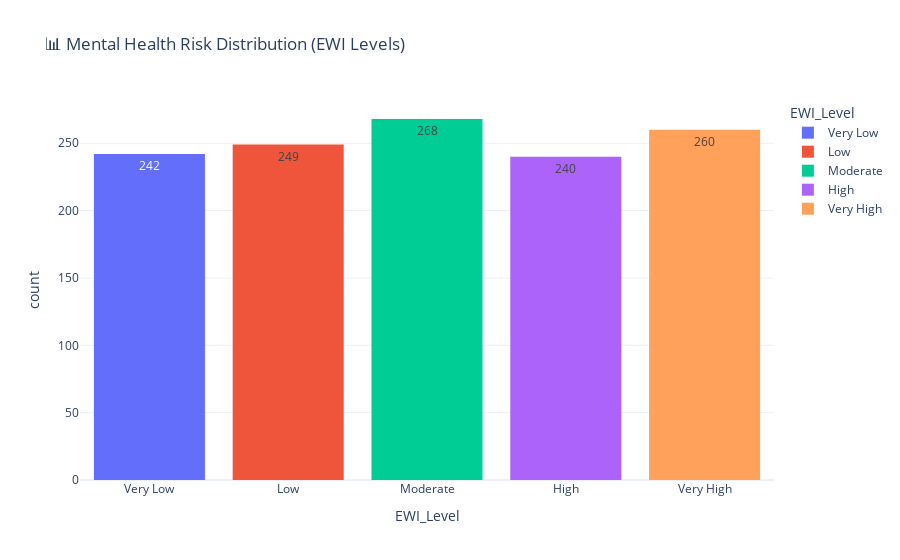
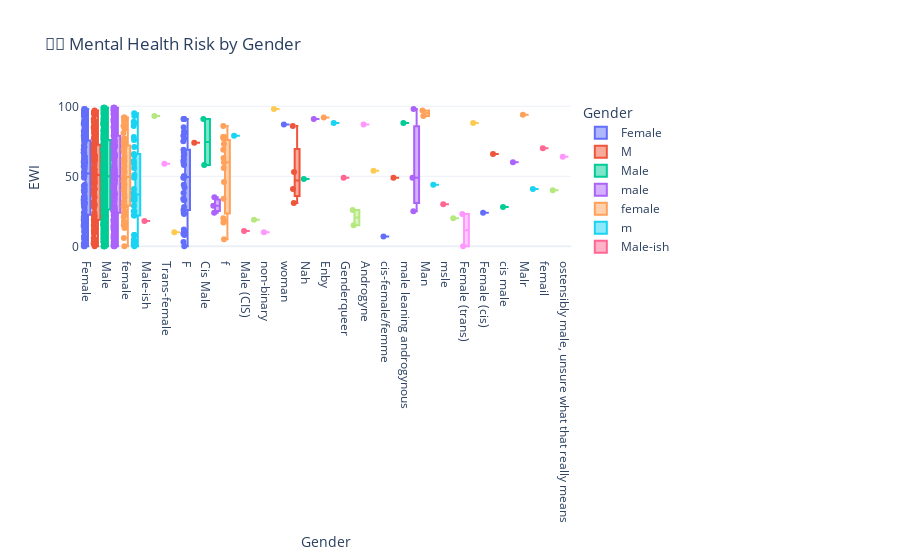
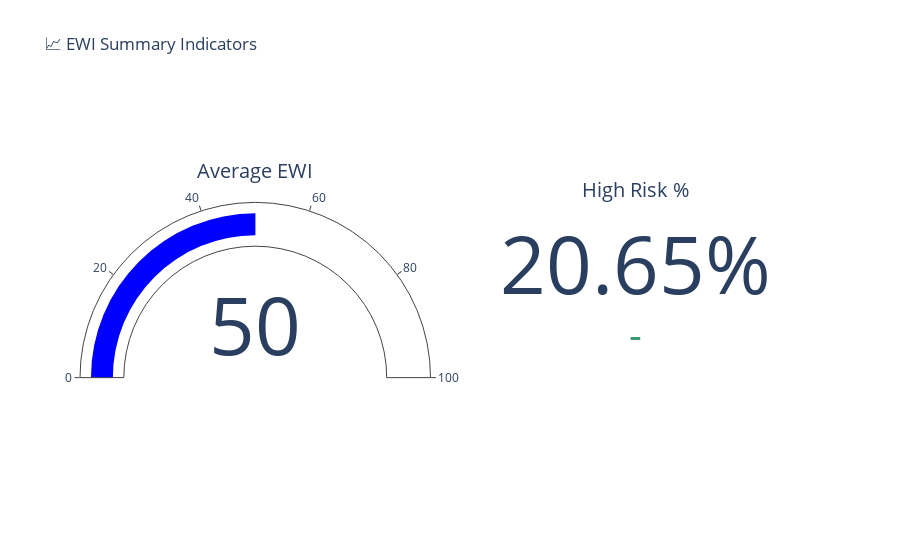

Notebook code for these charts, in order:
### Code cell
# =========================================================
# Mental Health Risk Dashboard (EWI Map)
# =========================================================

import pandas as pd
import plotly.express as px
import plotly.graph_objects as go

# --- 1️⃣ Load Data ---
# You can replace with your processed dataset or prediction output
df = df_copy.copy()  # use your dataframe (df_copy or final dataframe)

# --- 2️⃣ Create EWI and Levels (if not already created) ---
if 'EWI' not in df.columns:
    # Example: If your model gave probabilities, multiply by 100
    if 'predicted_proba' in df.columns:
        df['EWI'] = df['predicted_proba'] * 100
    else:
        import numpy as np
        df['EWI'] = np.random.randint(0, 100, len(df))  # dummy for demo

def categorize_ewi(score):
    if score < 20:
        return "Very Low"
    elif score < 40:
        return "Low"
    elif score < 60:
        return "Moderate"
    elif score < 80:
        return "High"
    else:
        return "Very High"

df['EWI_Level'] = df['EWI'].apply(categorize_ewi)

# =========================================================
# 📊 3️⃣ Summary Statistics
# =========================================================
avg_ewi = df['EWI'].mean().round(2)
high_risk_pct = (df['EWI'] >= 80).mean() * 100
low_risk_pct = (df['EWI'] < 40).mean() * 100

print("Average EWI:", avg_ewi)
print(f"High Risk Population: {high_risk_pct:.2f}%")
print(f"Low Risk Population: {low_risk_pct:.2f}%")

# =========================================================
# 📈 4️⃣ EWI Distribution Histogram
# =========================================================
fig1 = px.histogram(
    df, x='EWI_Level',
    title='📊 Mental Health Risk Distribution (EWI Levels)',
    color='EWI_Level',
    category_orders={'EWI_Level': ['Very Low','Low','Moderate','High','Very High']},
    text_auto=True
)
fig1.update_layout(bargap=0.2, template='plotly_white')
fig1.show()

# =========================================================
# 🧍 5️⃣ EWI by Gender (or any demographic)
# =========================================================
if 'Gender' in df.columns:
    fig2 = px.box(
        df, x='Gender', y='EWI', color='Gender',
        title='🧍♂️ Mental Health Risk by Gender',
        points='all'
    )
    fig2.update_layout(template='plotly_white')
    fig2.show()

# =========================================================
# 🌍 6️⃣ EWI Map by Country or State (if location available)
# =========================================================
if 'Country' in df.columns:
    fig3 = px.choropleth(
        df,
        locations='Country',
        locationmode='country names',
        color='EWI',
        hover_name='Country',
        color_continuous_scale='RdYlGn_r',
        title='🌍 Global Mental Health Risk Map (EWI)'
    )
    fig3.update_layout(template='plotly_white')
    fig3.show()

elif 'state' in df.columns:
    fig3 = px.choropleth(
        df,
        locations='state',
        locationmode='USA-states',
        color='EWI',
        scope='usa',
        hover_name='state',
        color_continuous_scale='RdYlGn_r',
        title='🗺️ State-wise Mental Health Risk (EWI)'
    )
    fig3.update_layout(template='plotly_white')
    fig3.show()

# =========================================================
# 🧩 7️⃣ KPI Dashboard (gauge indicators)
# =========================================================
fig4 = go.Figure()

fig4.add_trace(go.Indicator(
    mode="gauge+number",
    value=avg_ewi,
    title={'text': "Average EWI"},
    gauge={'axis': {'range': [0, 100]}, 'bar': {'color': "blue"}}
))

fig4.add_trace(go.Indicator(
    mode="number+delta",
    value=high_risk_pct,
    title={'text': "High Risk %"},
    number={'suffix': "%"},
    domain={'x': [0.5, 1], 'y': [0, 1]}
))

fig4.update_layout(title="📈 EWI Summary Indicators", grid={'rows': 1, 'columns': 2}, template='plotly_white')
fig4.show()

### Figure 1 — Plotly figure (JSON) as saved in the notebook; plotly's stock layout.template omitted (floating-point values rounded to 4 significant figures; data arrays with more than 128 entries replaced by an {"elided": "..."} marker saying what was removed)
{"data": [{"bingroup": "x", "hovertemplate": "EWI_Level=%{x}<br>count=%{y}<extra></extra>", "legendgroup": "Very Low", "marker": {"color": "#636efa", "pattern": {"shape": ""}}, "name": "Very Low", "orientation": "v", "showlegend": true, "texttemplate": "%{value}", "type": "histogram", "x": {"elided": "242 str values"}, "xaxis": "x", "yaxis": "y"}, {"bingroup": "x", "hovertemplate": "EWI_Level=%{x}<br>count=%{y}<extra></extra>", "legendgroup": "Low", "marker": {"color": "#EF553B", "pattern": {"shape": ""}}, "name": "Low", "orientation": "v", "showlegend": true, "texttemplate": "%{value}", "type": "histogram", "x": {"elided": "249 str values"}, "xaxis": "x", "yaxis": "y"}, {"bingroup": "x", "hovertemplate": "EWI_Level=%{x}<br>count=%{y}<extra></extra>", "legendgroup": "Moderate", "marker": {"color": "#00cc96", "pattern": {"shape": ""}}, "name": "Moderate", "orientation": "v", "showlegend": true, "texttemplate": "%{value}", "type": "histogram", "x": {"elided": "268 str values"}, "xaxis": "x", "yaxis": "y"}, {"bingroup": "x", "hovertemplate": "EWI_Level=%{x}<br>count=%{y}<extra></extra>", "legendgroup": "High", "marker": {"color": "#ab63fa", "pattern": {"shape": ""}}, "name": "High", "orientation": "v", "showlegend": true, "texttemplate": "%{value}", "type": "histogram", "x": {"elided": "240 str values"}, "xaxis": "x", "yaxis": "y"}, {"bingroup": "x", "hovertemplate": "EWI_Level=%{x}<br>count=%{y}<extra></extra>", "legendgroup": "Very High", "marker": {"color": "#FFA15A", "pattern": {"shape": ""}}, "name": "Very High", "orientation": "v", "showlegend": true, "texttemplate": "%{value}", "type": "histogram", "x": {"elided": "260 str values"}, "xaxis": "x", "yaxis": "y"}], "layout": {"bargap": 0.2, "barmode": "relative", "legend": {"title": {"text": "EWI_Level"}, "tracegroupgap": 0}, "title": {"text": "📊 Mental Health Risk Distribution (EWI Levels)"}, "xaxis": {"anchor": "y", "categoryarray": ["Very Low", "Low", "Moderate", "High", "Very High"], "categoryorder": "array", "domain": [0, 1], "title": {"text": "EWI_Level"}}, "yaxis": {"anchor": "x", "domain": [0, 1], "title": {"text": "count"}}}}

### Figure 2 — Plotly figure (JSON) as saved in the notebook; plotly's stock layout.template omitted (floating-point values rounded to 4 significant figures; data arrays with more than 128 entries replaced by an {"elided": "..."} marker saying what was removed)
{"data": [{"alignmentgroup": "True", "boxpoints": "all", "hovertemplate": "Gender=%{x}<br>EWI=%{y}<extra></extra>", "legendgroup": "Female", "marker": {"color": "#636efa"}, "name": "Female", "notched": false, "offsetgroup": "Female", "orientation": "v", "showlegend": true, "type": "box", "x": ["Female", "Female", "Female", "Female", "Female", "Female", "Female", "Female", "Female", "Female", "Female", "Female", "Female", "Female", "Female", "Female", "Female", "Female", "Female", "Female", "Female", "Female", "Female", "Female", "Female", "Female", "Female", "Female", "Female", "Female", "Female", "Female", "Female", "Female", "Female", "Female", "Female", "Female", "Female", "Female", "Female", "Female", "Female", "Female", "Female", "Female", "Female", "Female", "Female", "Female", "Female", "Female", "Female", "Female", "Female", "Female", "Female", "Female", "Female", "Female", "Female", "Female", "Female", "Female", "Female", "Female", "Female", "Female", "Female", "Female", "Female", "Female", "Female", "Female", "Female", "Female", "Female", "Female", "Female", "Female", "Female", "Female", "Female", "Female", "Female", "Female", "Female", "Female", "Female", "Female", "Female", "Female", "Female", "Female", "Female", "Female", "Female", "Female", "Female", "Female", "Female", "Female", "Female", "Female", "Female", "Female", "Female", "Female", "Female", "Female", "Female", "Female", "Female", "Female", "Female", "Female", "Female", "Female", "Female", "Female", "Female"], "x0": " ", "xaxis": "x", "y": [24, 95, 17, 18, 67, 60, 31, 58, 1, 21, 33, 11, 28, 14, 83, 17, 69, 35, 60, 95, 15, 78, 72, 94, 0, 64, 52, 0, 7, 59, 85, 71, 63, 52, 10, 79, 88, 80, 40, 77, 36, 29, 65, 70, 57, 85, 32, 20, 43, 6, 32, 67, 67, 15, 94, 52, 95, 78, 83, 79, 55, 88, 59, 61, 59, 50, 19, 62, 75, 13, 20, 81, 39, 41, 89, 39, 5, 74, 5, 98, 44, 97, 69, 17, 60, 30, 19, 82, 26, 23, 2, 89, 93, 67, 34, 43, 98, 2, 30, 49, 35, 7, 31, 77, 92, 90, 34, 15, 15, 31, 87, 53, 78, 57, 39, 20, 75, 64, 21, 28, 18], "y0": " ", "yaxis": "y"}, {"alignmentgroup": "True", "boxpoints": "all", "hovertemplate": "Gender=%{x}<br>EWI=%{y}<extra></extra>", "legendgroup": "M", "marker": {"color": "#EF553B"}, "name": "M", "notched": false, "offsetgroup": "M", "orientation": "v", "showlegend": true, "type": "box", "x": ["M", "M", "M", "M", "M", "M", "M", "M", "M", "M", "M", "M", "M", "M", "M", "M", "M", "M", "M", "M", "M", "M", "M", "M", "M", "M", "M", "M", "M", "M", "M", "M", "M", "M", "M", "M", "M", "M", "M", "M", "M", "M", "M", "M", "M", "M", "M", "M", "M", "M", "M", "M", "M", "M", "M", "M", "M", "M", "M", "M", "M", "M", "M", "M", "M", "M", "M", "M", "M", "M", "M", "M", "M", "M", "M", "M", "M", "M", "M", "M", "M", "M", "M", "M", "M", "M", "M", "M", "M", "M", "M", "M", "M", "M", "M", "M", "M", "M", "M", "M", "M", "M", "M", "M", "M", "M", "M", "M", "M", "M", "M", "M", "M", "M", "M", "M"], "x0": " ", "xaxis": "x", "y": [69, 15, 4, 19, 41, 94, 67, 65, 11, 52, 74, 95, 46, 40, 89, 65, 65, 87, 66, 77, 70, 30, 91, 61, 2, 72, 59, 19, 41, 45, 41, 64, 11, 36, 3, 56, 35, 52, 37, 6, 3, 89, 60, 49, 17, 28, 3, 21, 89, 29, 11, 32, 51, 2, 58, 94, 5, 13, 38, 95, 14, 46, 9, 62, 55, 95, 52, 85, 22, 81, 96, 22, 86, 24, 2, 96, 18, 82, 53, 18, 44, 30, 17, 87, 3, 80, 51, 68, 73, 10, 72, 74, 82, 44, 0, 28, 70, 41, 47, 13, 78, 2, 97, 12, 77, 49, 84, 63, 85, 54, 3, 3, 69, 61, 85, 56], "y0": " ", "yaxis": "y"}, {"alignmentgroup": "True", "boxpoints": "all", "hovertemplate": "Gender=%{x}<br>EWI=%{y}<extra></extra>", "legendgroup": "Male", "marker": {"color": "#00cc96"}, "name": "Male", "notched": false, "offsetgroup": "Male", "orientation": "v", "showlegend": true, "type": "box", "x": {"elided": "615 str values"}, "x0": " ", "xaxis": "x", "y": {"elided": "615 int values"}, "y0": " ", "yaxis": "y"}, {"alignmentgroup": "True", "boxpoints": "all", "hovertemplate": "Gender=%{x}<br>EWI=%{y}<extra></extra>", "legendgroup": "male", "marker": {"color": "#ab63fa"}, "name": "male", "notched": false, "offsetgroup": "male", "orientation": "v", "showlegend": true, "type": "box", "x": {"elided": "206 str values"}, "x0": " ", "xaxis": "x", "y": {"elided": "206 int values"}, "y0": " ", "yaxis": "y"}, {"alignmentgroup": "True", "boxpoints": "all", "hovertemplate": "Gender=%{x}<br>EWI=%{y}<extra></extra>", "legendgroup": "female", "marker": {"color": "#FFA15A"}, "name": "female", "notched": false, "offsetgroup": "female", "orientation": "v", "showlegend": true, "type": "box", "x": ["female", "female", "female", "female", "female", "female", "female", "female", "female", "female", "female", "female", "female", "female", "female", "female", "female", "female", "female", "female", "female", "female", "female", "female", "female", "female", "female", "female", "female", "female", "female", "female", "female", "female", "female", "female", "female", "female", "female", "female", "female", "female", "female", "female", "female", "female", "female", "female", "female", "female", "female", "female", "female", "female", "female", "female", "female", "female", "female", "female", "female", "female"], "x0": " ", "xaxis": "x", "y": [29, 86, 31, 25, 70, 77, 32, 77, 15, 86, 90, 42, 45, 74, 6, 53, 22, 24, 16, 49, 0, 16, 47, 86, 69, 37, 92, 21, 84, 71, 40, 42, 44, 46, 76, 40, 13, 18, 72, 17, 89, 35, 74, 85, 55, 32, 62, 61, 81, 92, 30, 57, 50, 68, 64, 53, 67, 17, 28, 59, 29, 55], "y0": " ", "yaxis": "y"}, {"alignmentgroup": "True", "boxpoints": "all", "hovertemplate": "Gender=%{x}<br>EWI=%{y}<extra></extra>", "legendgroup": "m", "marker": {"color": "#19d3f3"}, "name": "m", "notched": false, "offsetgroup": "m", "orientation": "v", "showlegend": true, "type": "box", "x": ["m", "m", "m", "m", "m", "m", "m", "m", "m", "m", "m", "m", "m", "m", "m", "m", "m", "m", "m", "m", "m", "m", "m", "m", "m", "m", "m", "m", "m", "m", "m", "m", "m", "m"], "x0": " ", "xaxis": "x", "y": [33, 1, 38, 49, 56, 71, 8, 25, 3, 89, 66, 0, 35, 5, 25, 34, 76, 65, 61, 88, 29, 78, 3, 41, 36, 51, 22, 8, 86, 95, 33, 93, 59, 22], "y0": " ", "yaxis": "y"}, {"alignmentgroup": "True", "boxpoints": "all", "hovertemplate": "Gender=%{x}<br>EWI=%{y}<extra></extra>", "legendgroup": "Male-ish", "marker": {"color": "#FF6692"}, "name": "Male-ish", "notched": false, "offsetgroup": "Male-ish", "orientation": "v", "showlegend": true, "type": "box", "x": ["Male-ish"], "x0": " ", "xaxis": "x", "y": [18], "y0": " ", "yaxis": "y"}, {"alignmentgroup": "True", "boxpoints": "all", "hovertemplate": "Gender=%{x}<br>EWI=%{y}<extra></extra>", "legendgroup": "maile", "marker": {"color": "#B6E880"}, "name": "maile", "notched": false, "offsetgroup": "maile", "orientation": "v", "showlegend": true, "type": "box", "x": ["maile"], "x0": " ", "xaxis": "x", "y": [93], "y0": " ", "yaxis": "y"}, {"alignmentgroup": "True", "boxpoints": "all", "hovertemplate": "Gender=%{x}<br>EWI=%{y}<extra></extra>", "legendgroup": "Trans-female", "marker": {"color": "#FF97FF"}, "name": "Trans-female", "notched": false, "offsetgroup": "Trans-female", "orientation": "v", "showlegend": true, "type": "box", "x": ["Trans-female"], "x0": " ", "xaxis": "x", "y": [59], "y0": " ", "yaxis": "y"}, {"alignmentgroup": "True", "boxpoints": "all", "hovertemplate": "Gender=%{x}<br>EWI=%{y}<extra></extra>", "legendgroup": "Cis Female", "marker": {"color": "#FECB52"}, "name": "Cis Female", "notched": false, "offsetgroup": "Cis Female", "orientation": "v", "showlegend": true, "type": "box", "x": ["Cis Female"], "x0": " ", "xaxis": "x", "y": [10], "y0": " ", "yaxis": "y"}, {"alignmentgroup": "True", "boxpoints": "all", "hovertemplate": "Gender=%{x}<br>EWI=%{y}<extra></extra>", "legendgroup": "F", "marker": {"color": "#636efa"}, "name": "F", "notched": false, "offsetgroup": "F", "orientation": "v", "showlegend": true, "type": "box", "x": ["F", "F", "F", "F", "F", "F", "F", "F", "F", "F", "F", "F", "F", "F", "F", "F", "F", "F", "F", "F", "F", "F", "F", "F", "F", "F", "F", "F", "F", "F", "F", "F", "F", "F", "F", "F", "F", "F"], "x0": " ", "xaxis": "x", "y": [49, 91, 59, 50, 23, 67, 69, 77, 28, 75, 82, 10, 11, 42, 50, 79, 44, 9, 3, 61, 81, 58, 91, 64, 91, 49, 24, 33, 33, 12, 34, 62, 26, 8, 85, 0, 38, 66], "y0": " ", "yaxis": "y"}, {"alignmentgroup": "True", "boxpoints": "all", "hovertemplate": "Gender=%{x}<br>EWI=%{y}<extra></extra>", "legendgroup": "something kinda male?", "marker": {"color": "#EF553B"}, "name": "something kinda male?", "notched": false, "offsetgroup": "something kinda male?", "orientation": "v", "showlegend": true, "type": "box", "x": ["something kinda male?"], "x0": " ", "xaxis": "x", "y": [74], "y0": " ", "yaxis": "y"}, {"alignmentgroup": "True", "boxpoints": "all", "hovertemplate": "Gender=%{x}<br>EWI=%{y}<extra></extra>", "legendgroup": "Cis Male", "marker": {"color": "#00cc96"}, "name": "Cis Male", "notched": false, "offsetgroup": "Cis Male", "orientation": "v", "showlegend": true, "type": "box", "x": ["Cis Male", "Cis Male"], "x0": " ", "xaxis": "x", "y": [91, 58], "y0": " ", "yaxis": "y"}, {"alignmentgroup": "True", "boxpoints": "all", "hovertemplate": "Gender=%{x}<br>EWI=%{y}<extra></extra>", "legendgroup": "Woman", "marker": {"color": "#ab63fa"}, "name": "Woman", "notched": false, "offsetgroup": "Woman", "orientation": "v", "showlegend": true, "type": "box", "x": ["Woman", "Woman", "Woman"], "x0": " ", "xaxis": "x", "y": [35, 24, 29], "y0": " ", "yaxis": "y"}, {"alignmentgroup": "True", "boxpoints": "all", "hovertemplate": "Gender=%{x}<br>EWI=%{y}<extra></extra>", "legendgroup": "f", "marker": {"color": "#FFA15A"}, "name": "f", "notched": false, "offsetgroup": "f", "orientation": "v", "showlegend": true, "type": "box", "x": ["f", "f", "f", "f", "f", "f", "f", "f", "f", "f", "f", "f", "f", "f", "f"], "x0": " ", "xaxis": "x", "y": [77, 20, 86, 34, 78, 46, 73, 5, 18, 56, 17, 63, 60, 78, 69], "y0": " ", "yaxis": "y"}, {"alignmentgroup": "True", "boxpoints": "all", "hovertemplate": "Gender=%{x}<br>EWI=%{y}<extra></extra>", "legendgroup": "Mal", "marker": {"color": "#19d3f3"}, "name": "Mal", "notched": false, "offsetgroup": "Mal", "orientation": "v", "showlegend": true, "type": "box", "x": ["Mal"], "x0": " ", "xaxis": "x", "y": [79], "y0": " ", "yaxis": "y"}, {"alignmentgroup": "True", "boxpoints": "all", "hovertemplate": "Gender=%{x}<br>EWI=%{y}<extra></extra>", "legendgroup": "Male (CIS)", "marker": {"color": "#FF6692"}, "name": "Male (CIS)", "notched": false, "offsetgroup": "Male (CIS)", "orientation": "v", "showlegend": true, "type": "box", "x": ["Male (CIS)"], "x0": " ", "xaxis": "x", "y": [11], "y0": " ", "yaxis": "y"}, {"alignmentgroup": "True", "boxpoints": "all", "hovertemplate": "Gender=%{x}<br>EWI=%{y}<extra></extra>", "legendgroup": "queer/she/they", "marker": {"color": "#B6E880"}, "name": "queer/she/they", "notched": false, "offsetgroup": "queer/she/they", "orientation": "v", "showlegend": true, "type": "box", "x": ["queer/she/they"], "x0": " ", "xaxis": "x", "y": [19], "y0": " ", "yaxis": "y"}, {"alignmentgroup": "True", "boxpoints": "all", "hovertemplate": "Gender=%{x}<br>EWI=%{y}<extra></extra>", "legendgroup": "non-binary", "marker": {"color": "#FF97FF"}, "name": "non-binary", "notched": false, "offsetgroup": "non-binary", "orientation": "v", "showlegend": true, "type": "box", "x": ["non-binary"], "x0": " ", "xaxis": "x", "y": [10], "y0": " ", "yaxis": "y"}, {"alignmentgroup": "True", "boxpoints": "all", "hovertemplate": "Gender=%{x}<br>EWI=%{y}<extra></extra>", "legendgroup": "Femake", "marker": {"color": "#FECB52"}, "name": "Femake", "notched": false, "offsetgroup": "Femake", "orientation": "v", "showlegend": true, "type": "box", "x": ["Femake"], "x0": " ", "xaxis": "x", "y": [98], "y0": " ", "yaxis": "y"}, {"alignmentgroup": "True", "boxpoints": "all", "hovertemplate": "Gender=%{x}<br>EWI=%{y}<extra></extra>", "legendgroup": "woman", "marker": {"color": "#636efa"}, "name": "woman", "notched": false, "offsetgroup": "woman", "orientation": "v", "showlegend": true, "type": "box", "x": ["woman"], "x0": " ", "xaxis": "x", "y": [87], "y0": " ", "yaxis": "y"}, {"alignmentgroup": "True", "boxpoints": "all", "hovertemplate": "Gender=%{x}<br>EWI=%{y}<extra></extra>", "legendgroup": "Make", "marker": {"color": "#EF553B"}, "name": "Make", "notched": false, "offsetgroup": "Make", "orientation": "v", "showlegend": true, "type": "box", "x": ["Make", "Make", "Make", "Make"], "x0": " ", "xaxis": "x", "y": [53, 31, 86, 41], "y0": " ", "yaxis": "y"}, {"alignmentgroup": "True", "boxpoints": "all", "hovertemplate": "Gender=%{x}<br>EWI=%{y}<extra></extra>", "legendgroup": "Nah", "marker": {"color": "#00cc96"}, "name": "Nah", "notched": false, "offsetgroup": "Nah", "orientation": "v", "showlegend": true, "type": "box", "x": ["Nah"], "x0": " ", "xaxis": "x", "y": [48], "y0": " ", "yaxis": "y"}, {"alignmentgroup": "True", "boxpoints": "all", "hovertemplate": "Gender=%{x}<br>EWI=%{y}<extra></extra>", "legendgroup": "All", "marker": {"color": "#ab63fa"}, "name": "All", "notched": false, "offsetgroup": "All", "orientation": "v", "showlegend": true, "type": "box", "x": ["All"], "x0": " ", "xaxis": "x", "y": [91], "y0": " ", "yaxis": "y"}, {"alignmentgroup": "True", "boxpoints": "all", "hovertemplate": "Gender=%{x}<br>EWI=%{y}<extra></extra>", "legendgroup": "Enby", "marker": {"color": "#FFA15A"}, "name": "Enby", "notched": false, "offsetgroup": "Enby", "orientation": "v", "showlegend": true, "type": "box", "x": ["Enby"], "x0": " ", "xaxis": "x", "y": [92], "y0": " ", "yaxis": "y"}, {"alignmentgroup": "True", "boxpoints": "all", "hovertemplate": "Gender=%{x}<br>EWI=%{y}<extra></extra>", "legendgroup": "fluid", "marker": {"color": "#19d3f3"}, "name": "fluid", "notched": false, "offsetgroup": "fluid", "orientation": "v", "showlegend": true, "type": "box", "x": ["fluid"], "x0": " ", "xaxis": "x", "y": [88], "y0": " ", "yaxis": "y"}, {"alignmentgroup": "True", "boxpoints": "all", "hovertemplate": "Gender=%{x}<br>EWI=%{y}<extra></extra>", "legendgroup": "Genderqueer", "marker": {"color": "#FF6692"}, "name": "Genderqueer", "notched": false, "offsetgroup": "Genderqueer", "orientation": "v", "showlegend": true, "type": "box", "x": ["Genderqueer"], "x0": " ", "xaxis": "x", "y": [49], "y0": " ", "yaxis": "y"}, {"alignmentgroup": "True", "boxpoints": "all", "hovertemplate": "Gender=%{x}<br>EWI=%{y}<extra></extra>", "legendgroup": "Female ", "marker": {"color": "#B6E880"}, "name": "Female ", "notched": false, "offsetgroup": "Female ", "orientation": "v", "showlegend": true, "type": "box", "x": ["Female ", "Female "], "x0": " ", "xaxis": "x", "y": [26, 15], "y0": " ", "yaxis": "y"}, {"alignmentgroup": "True", "boxpoints": "all", "hovertemplate": "Gender=%{x}<br>EWI=%{y}<extra></extra>", "legendgroup": "Androgyne", "marker": {"color": "#FF97FF"}, "name": "Androgyne", "notched": false, "offsetgroup": "Androgyne", "orientation": "v", "showlegend": true, "type": "box", "x": ["Androgyne"], "x0": " ", "xaxis": "x", "y": [87], "y0": " ", "yaxis": "y"}, {"alignmentgroup": "True", "boxpoints": "all", "hovertemplate": "Gender=%{x}<br>EWI=%{y}<extra></extra>", "legendgroup": "Agender", "marker": {"color": "#FECB52"}, "name": "Agender", "notched": false, "offsetgroup": "Agender", "orientation": "v", "showlegend": true, "type": "box", "x": ["Agender"], "x0": " ", "xaxis": "x", "y": [54], "y0": " ", "yaxis": "y"}, {"alignmentgroup": "True", "boxpoints": "all", "hovertemplate": "Gender=%{x}<br>EWI=%{y}<extra></extra>", "legendgroup": "cis-female/femme", "marker": {"color": "#636efa"}, "name": "cis-female/femme", "notched": false, "offsetgroup": "cis-female/femme", "orientation": "v", "showlegend": true, "type": "box", "x": ["cis-female/femme"], "x0": " ", "xaxis": "x", "y": [7], "y0": " ", "yaxis": "y"}, {"alignmentgroup": "True", "boxpoints": "all", "hovertemplate": "Gender=%{x}<br>EWI=%{y}<extra></extra>", "legendgroup": "Guy (-ish) ^_^", "marker": {"color": "#EF553B"}, "name": "Guy (-ish) ^_^", "notched": false, "offsetgroup": "Guy (-ish) ^_^", "orientation": "v", "showlegend": true, "type": "box", "x": ["Guy (-ish) ^_^"], "x0": " ", "xaxis": "x", "y": [49], "y0": " ", "yaxis": "y"}, {"alignmentgroup": "True", "boxpoints": "all", "hovertemplate": "Gender=%{x}<br>EWI=%{y}<extra></extra>", "legendgroup": "male leaning androgynous", "marker": {"color": "#00cc96"}, "name": "male leaning androgynous", "notched": false, "offsetgroup": "male leaning androgynous", "orientation": "v", "showlegend": true, "type": "box", "x": ["male leaning androgynous"], "x0": " ", "xaxis": "x", "y": [88], "y0": " ", "yaxis": "y"}, {"alignmentgroup": "True", "boxpoints": "all", "hovertemplate": "Gender=%{x}<br>EWI=%{y}<extra></extra>", "legendgroup": "Male ", "marker": {"color": "#ab63fa"}, "name": "Male ", "notched": false, "offsetgroup": "Male ", "orientation": "v", "showlegend": true, "type": "box", "x": ["Male ", "Male ", "Male "], "x0": " ", "xaxis": "x", "y": [25, 49, 98], "y0": " ", "yaxis": "y"}, {"alignmentgroup": "True", "boxpoints": "all", "hovertemplate": "Gender=%{x}<br>EWI=%{y}<extra></extra>", "legendgroup": "Man", "marker": {"color": "#FFA15A"}, "name": "Man", "notched": false, "offsetgroup": "Man", "orientation": "v", "showlegend": true, "type": "box", "x": ["Man", "Man"], "x0": " ", "xaxis": "x", "y": [93, 97], "y0": " ", "yaxis": "y"}, {"alignmentgroup": "True", "boxpoints": "all", "hovertemplate": "Gender=%{x}<br>EWI=%{y}<extra></extra>", "legendgroup": "Trans woman", "marker": {"color": "#19d3f3"}, "name": "Trans woman", "notched": false, "offsetgroup": "Trans woman", "orientation": "v", "showlegend": true, "type": "box", "x": ["Trans woman"], "x0": " ", "xaxis": "x", "y": [44], "y0": " ", "yaxis": "y"}, {"alignmentgroup": "True", "boxpoints": "all", "hovertemplate": "Gender=%{x}<br>EWI=%{y}<extra></extra>", "legendgroup": "msle", "marker": {"color": "#FF6692"}, "name": "msle", "notched": false, "offsetgroup": "msle", "orientation": "v", "showlegend": true, "type": "box", "x": ["msle"], "x0": " ", "xaxis": "x", "y": [30], "y0": " ", "yaxis": "y"}, {"alignmentgroup": "True", "boxpoints": "all", "hovertemplate": "Gender=%{x}<br>EWI=%{y}<extra></extra>", "legendgroup": "Neuter", "marker": {"color": "#B6E880"}, "name": "Neuter", "notched": false, "offsetgroup": "Neuter", "orientation": "v", "showlegend": true, "type": "box", "x": ["Neuter"], "x0": " ", "xaxis": "x", "y": [20], "y0": " ", "yaxis": "y"}, {"alignmentgroup": "True", "boxpoints": "all", "hovertemplate": "Gender=%{x}<br>EWI=%{y}<extra></extra>", "legendgroup": "Female (trans)", "marker": {"color": "#FF97FF"}, "name": "Female (trans)", "notched": false, "offsetgroup": "Female (trans)", "orientation": "v", "showlegend": true, "type": "box", "x": ["Female (trans)", "Female (trans)"], "x0": " ", "xaxis": "x", "y": [23, 0], "y0": " ", "yaxis": "y"}, {"alignmentgroup": "True", "boxpoints": "all", "hovertemplate": "Gender=%{x}<br>EWI=%{y}<extra></extra>", "legendgroup": "queer", "marker": {"color": "#FECB52"}, "name": "queer", "notched": false, "offsetgroup": "queer", "orientation": "v", "showlegend": true, "type": "box", "x": ["queer"], "x0": " ", "xaxis": "x", "y": [88], "y0": " ", "yaxis": "y"}, {"alignmentgroup": "True", "boxpoints": "all", "hovertemplate": "Gender=%{x}<br>EWI=%{y}<extra></extra>", "legendgroup": "Female (cis)", "marker": {"color": "#636efa"}, "name": "Female (cis)", "notched": false, "offsetgroup": "Female (cis)", "orientation": "v", "showlegend": true, "type": "box", "x": ["Female (cis)"], "x0": " ", "xaxis": "x", "y": [24], "y0": " ", "yaxis": "y"}, {"alignmentgroup": "True", "boxpoints": "all", "hovertemplate": "Gender=%{x}<br>EWI=%{y}<extra></extra>", "legendgroup": "Mail", "marker": {"color": "#EF553B"}, "name": "Mail", "notched": false, "offsetgroup": "Mail", "orientation": "v", "showlegend": true, "type": "box", "x": ["Mail"], "x0": " ", "xaxis": "x", "y": [66], "y0": " ", "yaxis": "y"}, {"alignmentgroup": "True", "boxpoints": "all", "hovertemplate": "Gender=%{x}<br>EWI=%{y}<extra></extra>", "legendgroup": "cis male", "marker": {"color": "#00cc96"}, "name": "cis male", "notched": false, "offsetgroup": "cis male", "orientation": "v", "showlegend": true, "type": "box", "x": ["cis male"], "x0": " ", "xaxis": "x", "y": [28], "y0": " ", "yaxis": "y"}, {"alignmentgroup": "True", "boxpoints": "all", "hovertemplate": "Gender=%{x}<br>EWI=%{y}<extra></extra>", "legendgroup": "A little about you", "marker": {"color": "#ab63fa"}, "name": "A little about you", "notched": false, "offsetgroup": "A little about you", "orientation": "v", "showlegend": true, "type": "box", "x": ["A little about you"], "x0": " ", "xaxis": "x", "y": [60], "y0": " ", "yaxis": "y"}, {"alignmentgroup": "True", "boxpoints": "all", "hovertemplate": "Gender=%{x}<br>EWI=%{y}<extra></extra>", "legendgroup": "Malr", "marker": {"color": "#FFA15A"}, "name": "Malr", "notched": false, "offsetgroup": "Malr", "orientation": "v", "showlegend": true, "type": "box", "x": ["Malr"], "x0": " ", "xaxis": "x", "y": [94], "y0": " ", "yaxis": "y"}, {"alignmentgroup": "True", "boxpoints": "all", "hovertemplate": "Gender=%{x}<br>EWI=%{y}<extra></extra>", "legendgroup": "p", "marker": {"color": "#19d3f3"}, "name": "p", "notched": false, "offsetgroup": "p", "orientation": "v", "showlegend": true, "type": "box", "x": ["p"], "x0": " ", "xaxis": "x", "y": [41], "y0": " ", "yaxis": "y"}, {"alignmentgroup": "True", "boxpoints": "all", "hovertemplate": "Gender=%{x}<br>EWI=%{y}<extra></extra>", "legendgroup": "femail", "marker": {"color": "#FF6692"}, "name": "femail", "notched": false, "offsetgroup": "femail", "orientation": "v", "showlegend": true, "type": "box", "x": ["femail"], "x0": " ", "xaxis": "x", "y": [70], "y0": " ", "yaxis": "y"}, {"alignmentgroup": "True", "boxpoints": "all", "hovertemplate": "Gender=%{x}<br>EWI=%{y}<extra></extra>", "legendgroup": "Cis Man", "marker": {"color": "#B6E880"}, "name": "Cis Man", "notched": false, "offsetgroup": "Cis Man", "orientation": "v", "showlegend": true, "type": "box", "x": ["Cis Man"], "x0": " ", "xaxis": "x", "y": [40], "y0": " ", "yaxis": "y"}, {"alignmentgroup": "True", "boxpoints": "all", "hovertemplate": "Gender=%{x}<br>EWI=%{y}<extra></extra>", "legendgroup": "ostensibly male, unsure what that really means", "marker": {"color": "#FF97FF"}, "name": "ostensibly male, unsure what that really means", "notched": false, "offsetgroup": "ostensibly male, unsure what that really means", "orientation": "v", "showlegend": true, "type": "box", "x": ["ostensibly male, unsure what that really means"], "x0": " ", "xaxis": "x", "y": [64], "y0": " ", "yaxis": "y"}], "layout": {"boxmode": "overlay", "legend": {"title": {"text": "Gender"}, "tracegroupgap": 0}, "title": {"text": "🧍♂️ Mental Health Risk by Gender"}, "xaxis": {"anchor": "y", "categoryarray": ["Female", "M", "Male", "male", "female", "m", "Male-ish", "maile", "Trans-female", "Cis Female", "F", "something kinda male?", "Cis Male", "Woman", "f", "Mal", "Male (CIS)", "queer/she/they", "non-binary", "Femake", "woman", "Make", "Nah", "All", "Enby", "fluid", "Genderqueer", "Female ", "Androgyne", "Agender", "cis-female/femme", "Guy (-ish) ^_^", "male leaning androgynous", "Male ", "Man", "Trans woman", "msle", "Neuter", "Female (trans)", "queer", "Female (cis)", "Mail", "cis male", "A little about you", "Malr", "p", "femail", "Cis Man", "ostensibly male, unsure what that really means"], "categoryorder": "array", "domain": [0, 1], "title": {"text": "Gender"}}, "yaxis": {"anchor": "x", "domain": [0, 1], "title": {"text": "EWI"}}}}

### Figure 3 — Plotly figure (JSON) as saved in the notebook; plotly's stock layout.template omitted (floating-point values rounded to 4 significant figures)
{"data": [{"gauge": {"axis": {"range": [0, 100]}, "bar": {"color": "blue"}}, "mode": "gauge+number", "title": {"text": "Average EWI"}, "type": "indicator", "value": 50.03}, {"domain": {"x": [0.5, 1], "y": [0, 1]}, "mode": "number+delta", "number": {"suffix": "%"}, "title": {"text": "High Risk %"}, "type": "indicator", "value": 20.65}], "layout": {"grid": {"columns": 2, "rows": 1}, "title": {"text": "📈 EWI Summary Indicators"}}}
